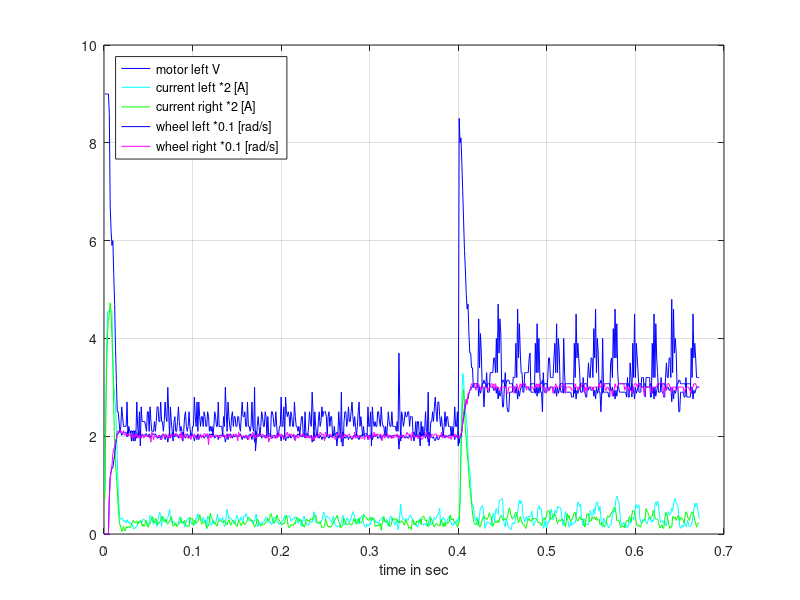

Write MATLAB code to recreate this figure.
%% plot af data fra regbot
clear
close all
%%
data = load('log3.txt');
%
%  1    time 0.000 sec
%  2  3 Motor voltage [V] left, right: 2.0 2.0
%  4  5 Motor current left, right [A]: 0.006 0.006
%  6  7 Wheel velocity [r/s] left, right: 0.0000 0.0000
%  8    Battery voltage [V]: 12.17
%
% plot wheel velocity- one sample
figure(1)
n = size(data,1) / 2;
hold off
plot(data(1:n,1), data(1:n,2), 'b');
hold on
plot(data(1:n,1), data(1:n,4)*2, 'c');
plot(data(1:n,1), data(1:n,5)*2, 'g');
plot(data(1:n,1), data(1:n,6)*0.1, 'b');
plot(data(1:n,1), data(1:n,7)*0.1, 'm');
grid on
xlabel('time in sec');
%ylabel('rad/s and Volt')
legend('motor left V', 'current left *2 [A]',  'current right *2 [A]', 'wheel left *0.1 [rad/s]', 'wheel right *0.1 [rad/s]','Location', 'NorthWest')
